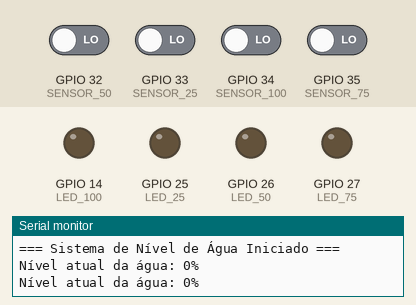
Recording of a sketch running on a simulated ESP32. Shown: output pins drawn as LEDs (lit = HIGH), the last lines printed to the serial monitor. The inputs (shaded band) are chosen by the test bench; at power-on: GPIO 32 (SENSOR_50), GPIO 33 (SENSOR_25), GPIO 34 (SENSOR_100), GPIO 35 (SENSOR_75) LOW.

Above: at 1.2 s.
1.3 s: GPIO 32 (SENSOR_50) driven HIGH
At 2.6 s:
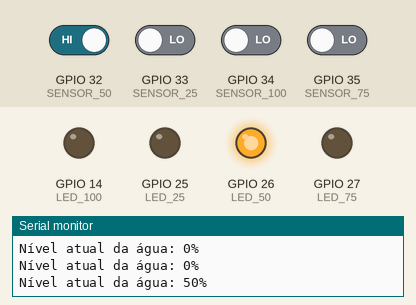
3.7 s: GPIO 34 (SENSOR_100) driven HIGH
At 5.2 s:
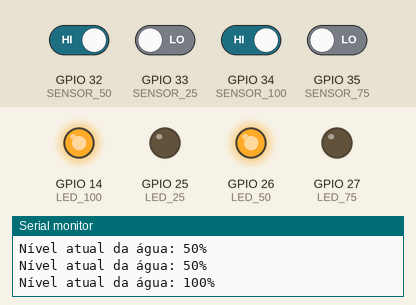
5.9 s: GPIO 33 (SENSOR_25) driven HIGH
At 7.7 s:
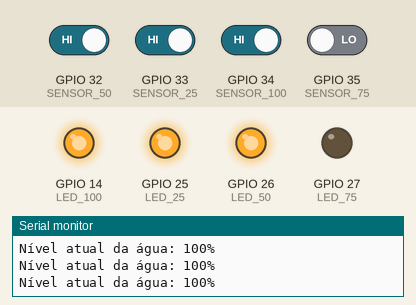
8.0 s: GPIO 35 (SENSOR_75) driven HIGH
At 9.3 s:
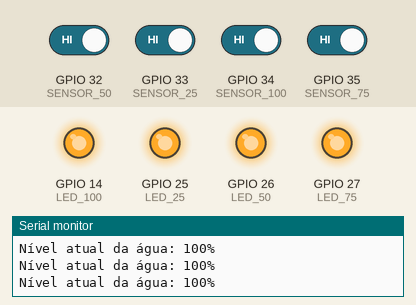
10.2 s: GPIO 34 (SENSOR_100) driven LOW
At 11.9 s:
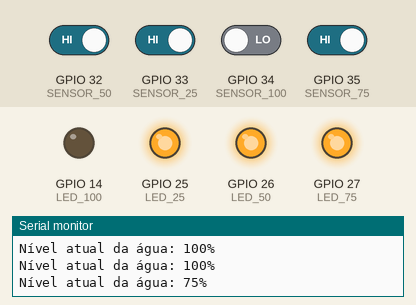
12.3 s: GPIO 32 (SENSOR_50) driven LOW
At 13.4 s:
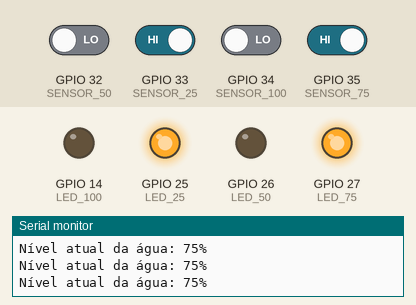
Timing chart, 0 to 15.3 s (numbered marks = the images above; inputs shaded):
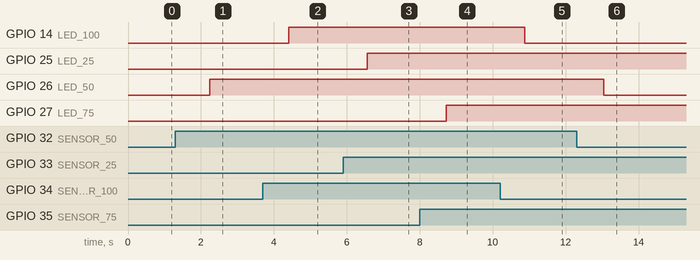

Measured:
- after the input at 1.3 s, GPIO 26 (LED_50): LOW → HIGH after 0.94 s
- after the input at 3.7 s, GPIO 14 (LED_100): LOW → HIGH after 0.70 s
- after the input at 5.9 s, GPIO 25 (LED_25): LOW → HIGH after 0.66 s
- after the input at 8.0 s, GPIO 27 (LED_75): LOW → HIGH after 0.72 s
- after the input at 10.2 s, GPIO 14 (LED_100): HIGH → LOW after 0.68 s
- after the input at 12.3 s, GPIO 26 (LED_50): HIGH → LOW after 0.75 s

The sketch:

AIR_H20.ino
```cpp
// Projeto: Medidor de nível de água com ESP32 (WROOM32)
// Versão com filtro anti-ruído para sensores com pull-down externo

#define SENSOR_25 33
#define SENSOR_50 32
#define SENSOR_75 35
#define SENSOR_100 34

#define LED_25 25
#define LED_50 26
#define LED_75 27
#define LED_100 14

void setup() {
  Serial.begin(115200);
  Serial.println("=== Sistema de Nível de Água Iniciado ===");

  pinMode(SENSOR_25, INPUT);
  pinMode(SENSOR_50, INPUT);
  pinMode(SENSOR_75, INPUT);
  pinMode(SENSOR_100, INPUT);

  pinMode(LED_25, OUTPUT);
  pinMode(LED_50, OUTPUT);
  pinMode(LED_75, OUTPUT);
  pinMode(LED_100, OUTPUT);
}

int leituraEstavel(int pino) {
  // Faz 10 leituras rápidas e tira a média
  int soma = 0;
  for (int i = 0; i < 10; i++) {
    soma += digitalRead(pino);
    delay(2);
  }
  return (soma > 5) ? HIGH : LOW;
}

void loop() {
  int s25 = leituraEstavel(SENSOR_25);
  int s50 = leituraEstavel(SENSOR_50);
  int s75 = leituraEstavel(SENSOR_75);
  int s100 = leituraEstavel(SENSOR_100);

  digitalWrite(LED_25, s25);
  digitalWrite(LED_50, s50);
  digitalWrite(LED_75, s75);
  digitalWrite(LED_100, s100);

  int nivel = 0;
  if (s25 == HIGH) nivel = 25;
  if (s50 == HIGH) nivel = 50;
  if (s75 == HIGH) nivel = 75;
  if (s100 == HIGH) nivel = 100;

  Serial.print("Nível atual da água: ");
  Serial.print(nivel);
  Serial.println("%");

  delay(1000);
}
```
